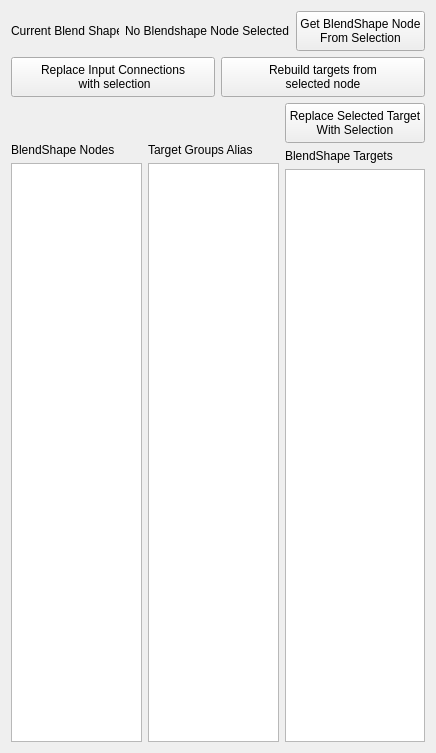
<?xml version="1.0" encoding="UTF-8"?>
<ui version="4.0">
 <class>Form</class>
 <widget class="QWidget" name="Form">
  <property name="geometry">
   <rect>
    <x>0</x>
    <y>0</y>
    <width>434</width>
    <height>753</height>
   </rect>
  </property>
  <property name="windowTitle">
   <string>Form</string>
  </property>
  <layout class="QVBoxLayout" name="verticalLayout_4">
   <item>
    <layout class="QHBoxLayout" name="horizontalLayout_3">
     <item>
      <widget class="QLabel" name="CurrentBSlbl">
       <property name="maximumSize">
        <size>
         <width>108</width>
         <height>16777215</height>
        </size>
       </property>
       <property name="frameShadow">
        <enum>QFrame::Plain</enum>
       </property>
       <property name="text">
        <string>Current Blend Shape:</string>
       </property>
      </widget>
     </item>
     <item>
      <widget class="QLabel" name="BlendShapeNodeNamelbl">
       <property name="frameShape">
        <enum>QFrame::NoFrame</enum>
       </property>
       <property name="text">
        <string>No Blendshape Node Selected</string>
       </property>
      </widget>
     </item>
     <item>
      <widget class="QPushButton" name="GetBlendshapeBtn">
       <property name="minimumSize">
        <size>
         <width>0</width>
         <height>40</height>
        </size>
       </property>
       <property name="maximumSize">
        <size>
         <width>16777215</width>
         <height>40</height>
        </size>
       </property>
       <property name="text">
        <string>Get BlendShape Node
From Selection</string>
       </property>
      </widget>
     </item>
    </layout>
   </item>
   <item>
    <layout class="QHBoxLayout" name="horizontalLayout_2">
     <item>
      <widget class="QPushButton" name="ReplaceBlendShapeInputBtn">
       <property name="minimumSize">
        <size>
         <width>0</width>
         <height>40</height>
        </size>
       </property>
       <property name="text">
        <string>Replace Input Connections
 with selection</string>
       </property>
      </widget>
     </item>
     <item>
      <widget class="QPushButton" name="RebuildTargetsFromSelectionBtn">
       <property name="minimumSize">
        <size>
         <width>0</width>
         <height>40</height>
        </size>
       </property>
       <property name="text">
        <string>Rebuild targets from 
selected node</string>
       </property>
      </widget>
     </item>
    </layout>
   </item>
   <item>
    <layout class="QHBoxLayout" name="horizontalLayout">
     <item>
      <layout class="QVBoxLayout" name="verticalLayout">
       <item>
        <spacer name="verticalSpacer_2">
         <property name="orientation">
          <enum>Qt::Vertical</enum>
         </property>
         <property name="sizeType">
          <enum>QSizePolicy::Maximum</enum>
         </property>
         <property name="sizeHint" stdset="0">
          <size>
           <width>20</width>
           <height>40</height>
          </size>
         </property>
        </spacer>
       </item>
       <item>
        <widget class="QLabel" name="BlendShapeNodesLbl">
         <property name="text">
          <string>BlendShape Nodes</string>
         </property>
        </widget>
       </item>
       <item>
        <widget class="QListWidget" name="BlendShapeNodeTbl"/>
       </item>
      </layout>
     </item>
     <item>
      <layout class="QVBoxLayout" name="verticalLayout_2">
       <item>
        <spacer name="verticalSpacer">
         <property name="orientation">
          <enum>Qt::Vertical</enum>
         </property>
         <property name="sizeType">
          <enum>QSizePolicy::Maximum</enum>
         </property>
         <property name="sizeHint" stdset="0">
          <size>
           <width>20</width>
           <height>40</height>
          </size>
         </property>
        </spacer>
       </item>
       <item>
        <widget class="QLabel" name="TargetGroupsLbl">
         <property name="text">
          <string>Target Groups Alias</string>
         </property>
        </widget>
       </item>
       <item>
        <widget class="QListWidget" name="InputTargetGroupAlias"/>
       </item>
      </layout>
     </item>
     <item>
      <layout class="QVBoxLayout" name="verticalLayout_3">
       <item>
        <widget class="QPushButton" name="ReplaceTargetWithSelBtn">
         <property name="minimumSize">
          <size>
           <width>0</width>
           <height>40</height>
          </size>
         </property>
         <property name="maximumSize">
          <size>
           <width>16777215</width>
           <height>40</height>
          </size>
         </property>
         <property name="text">
          <string>Replace Selected Target 
With Selection</string>
         </property>
        </widget>
       </item>
       <item>
        <widget class="QLabel" name="label_3">
         <property name="text">
          <string>BlendShape Targets</string>
         </property>
        </widget>
       </item>
       <item>
        <widget class="QListWidget" name="TargetList"/>
       </item>
      </layout>
     </item>
    </layout>
   </item>
  </layout>
 </widget>
 <resources/>
 <connections/>
</ui>
